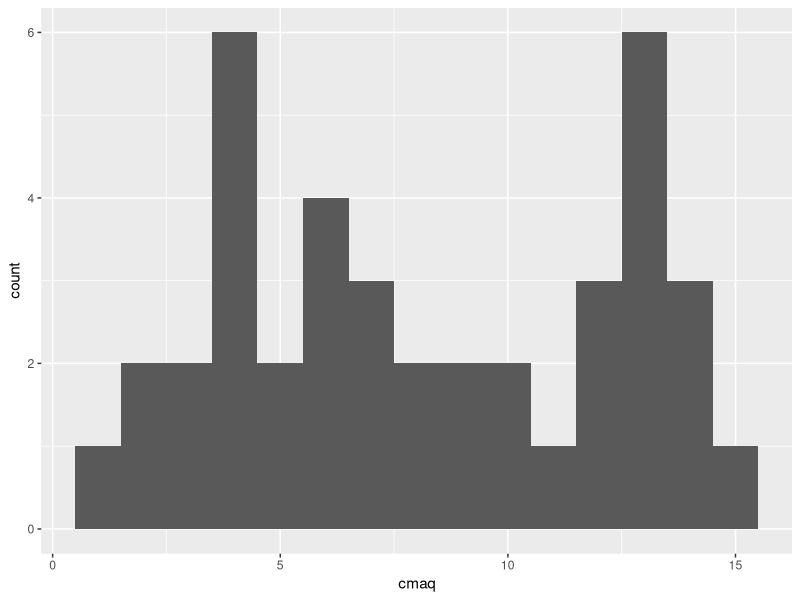
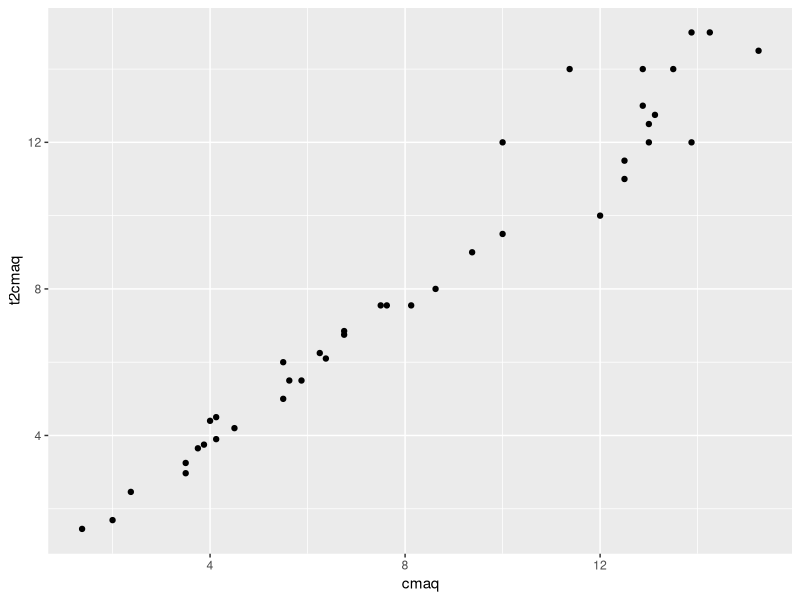
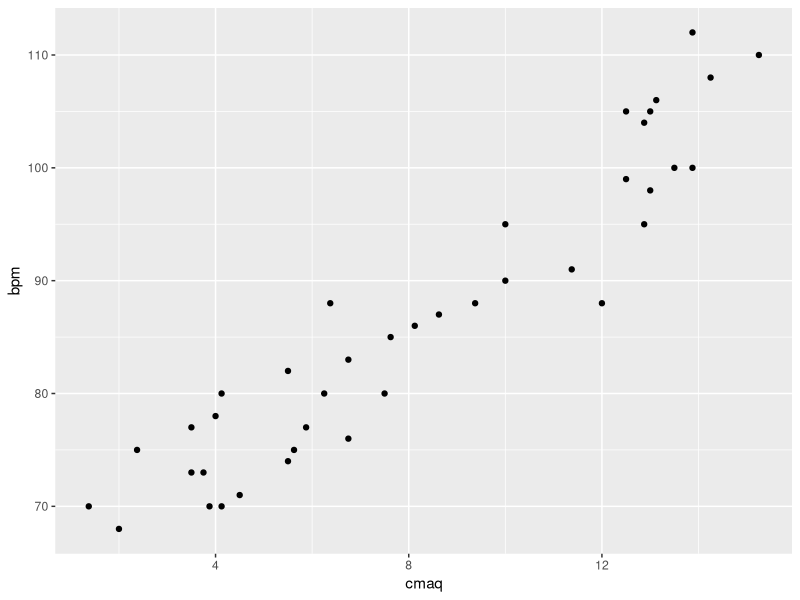
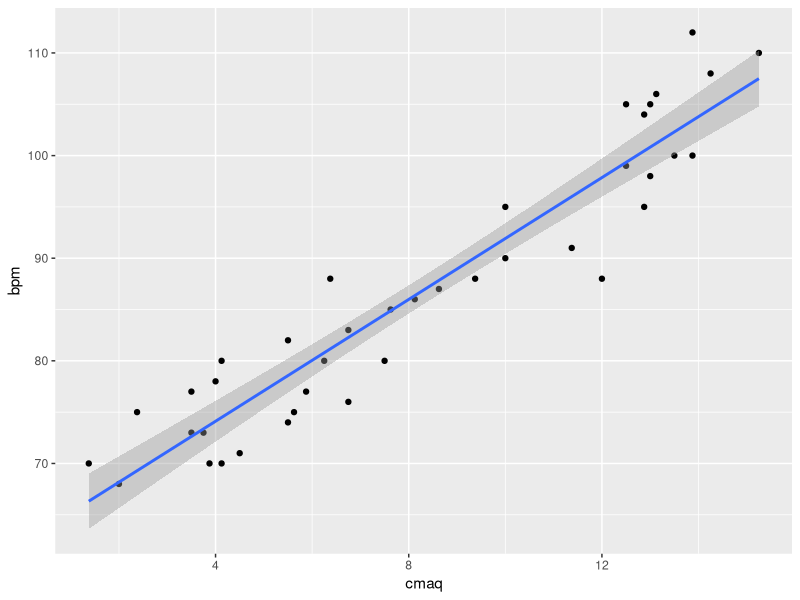
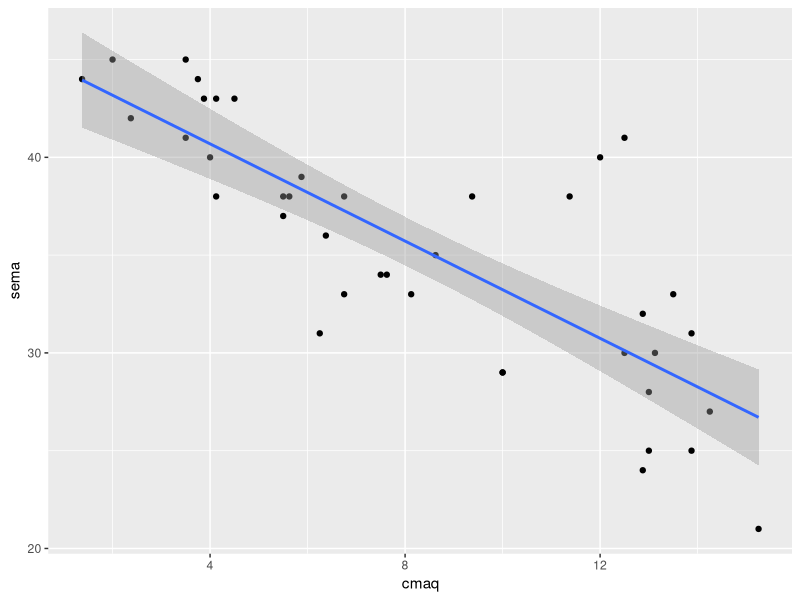
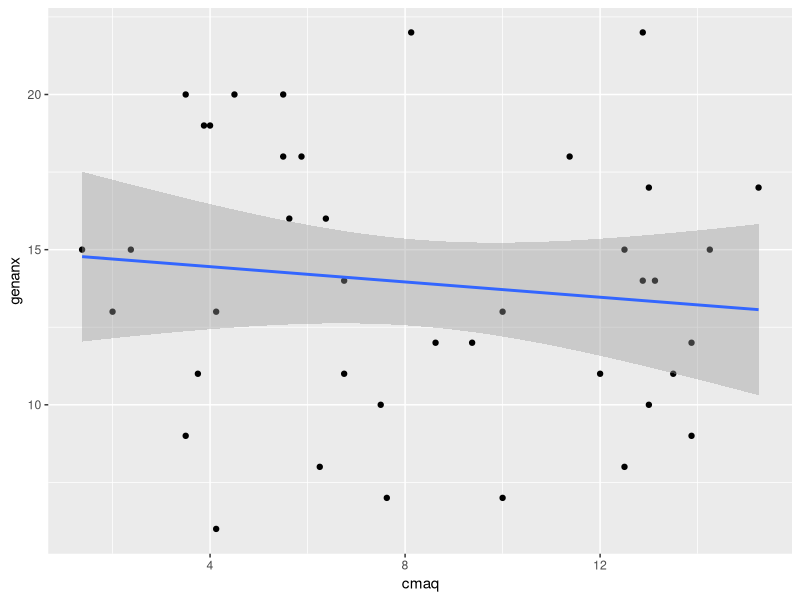

Source code (R) for these figures, in order:
## ---- chunk 1

library(readr)
cmaqpilot <- read_csv("measurementma.csv")

## ---- chunk 2

library(tidyverse)
library(psych)

## ---- chunk 3
ggplot(cmaqpilot, aes(x=cmaq)) + 
  geom_histogram(binwidth=1)

## ---- chunk 4

cmaq <- cmaqpilot %>% 
  select(t1q1, t1q2, t1q3, t1q4, t1q5, t1q6, t1q7, t1q8)

## ---- chunk 5

alpha(cmaq)

## ---- chunk 6

ggplot(cmaqpilot, aes(x=cmaq, y=t2cmaq)) +
  geom_point()

## ---- chunk 7

cmaqpilot %>%
  select(cmaq, t2cmaq) %>% 
  corr.test() %>% 
  print(short=FALSE)

## ---- chunk 8
ggplot(cmaqpilot, aes(x=cmaq, y=bpm)) +
  geom_point() 
## ---- chunk 9
ggplot(cmaqpilot, aes(x=cmaq, y=bpm)) +
  geom_point() +
  geom_smooth(method='lm')
## ---- chunk 10

cmaqpilot %>%
  select(cmaq, bpm) %>% 
  corr.test() %>% 
  print(short=FALSE)

## ---- chunk 11
ggplot(cmaqpilot, aes(x=cmaq, y=sema)) +
  geom_point() +
  geom_smooth(method='lm')

## ---- chunk 12

cmaqpilot %>%
  select(cmaq, sema) %>% 
  corr.test() %>% 
  print(short=FALSE)

## ---- chunk 13
ggplot(cmaqpilot, aes(x=cmaq, y=genanx)) +
  geom_point() +
  geom_smooth(method='lm')

## ---- chunk 14

cmaqpilot %>%
  select(cmaq, genanx) %>% 
  corr.test() %>% 
  print(short=FALSE)

